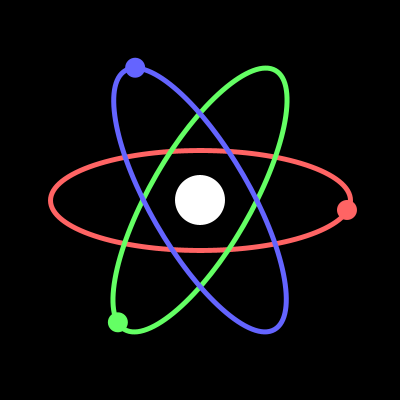
Frame 1 (no input)
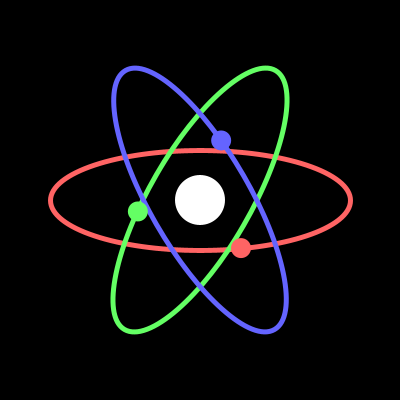
Frame 60 (the mouse pressed at the canvas centre just before this capture)
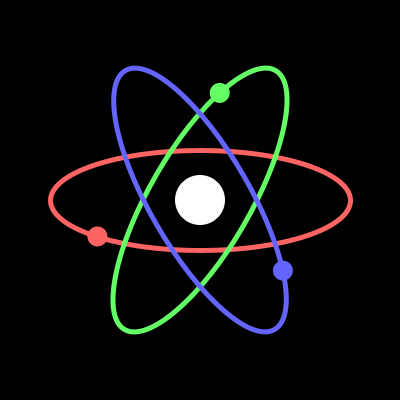
Frame 120 (the mouse held since frame 60 and released just before this capture)

The Processing sketch that drew these frames (run headless with seeded random() and noise(); from frame 60 on, the mouse is pressed at the canvas centre):

// Processing sketch: processing_86201
// ── processing_86201.pde

/*****
*
*This is an application demonstrating the use of Matrix and Trig.
*
*****/


// GLOBAL VARIABLES

PVector e1 = new PVector();
PVector e2 = new PVector();
PVector e3 = new PVector();

float angle;
float magnitude;

void setup()
{
  size(400,400);
}

void draw()
{
  background(0);
  drawAtomBG();
  ////////////////// START HOMEWORK CODE HERE:
  
  //Red
  float time = (float)millis() / 1000;
  e1.x = 150 * cos(time) + 200;
  e1.y = 50 * sin(time) + 200;
  noStroke();
  fill(255,100,100);
  ellipse(e1.x,e1.y,20,20);
  
  //Green
  e2.x = 150 * cos(time);
  e2.y = 50 * sin(time);
  magnitude = sqrt((e2.x * e2.x) + (e2.y * e2.y));
  angle = atan2(e2.y,e2.x);
  angle += PI/1.5;
  e2.x = magnitude * cos(angle) + 200;
  e2.y = magnitude * sin(angle) + 200;
  noStroke();
  fill(100,255,100);
  ellipse(e2.x,e2.y,20,20);
  
  //Blue
  e3.x = 150 * cos(time);
  e3.y = 50 * sin(time);
  magnitude = sqrt((e3.x * e3.x) + (e3.y * e3.y));
  angle = atan2(e3.y,e3.x);
  angle += 2 * PI/1.5;
  e3.x = magnitude * cos(angle) + 200;
  e3.y = magnitude * sin(angle) + 200;
  noStroke();
  fill(100,100,255);
  ellipse(e3.x,e3.y,20,20);
  
  ////////////////// END HOMEWORK CODE HERE
}

void drawAtomBG()
{
  float time = (float)millis() / 1000;
  
  noStroke();
  fill(255);
  ellipse(200,200,50,50);
  
  noFill();
  strokeWeight(5);
  
  pushMatrix();
  translate(200,200);
  stroke(255,100,100);
  ellipse(0,0,300,100);
  popMatrix();
  
  pushMatrix();
  translate(200,200);
  rotate(PI/1.5);
  stroke(100,255,100);
  ellipse(0,0,300,100);
  popMatrix();
  
  pushMatrix();
  translate(200,200);
  rotate(2 * PI/1.5);
  stroke(100,100,255);
  ellipse(0,0,300,100);
  popMatrix();
}
